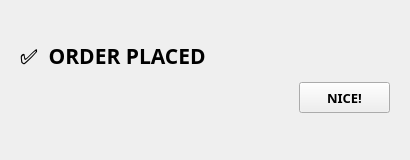
<?xml version="1.0" encoding="UTF-8"?>
<ui version="4.0">
 <class>orderPlacedDialog</class>
 <widget class="QDialog" name="orderPlacedDialog">
  <property name="geometry">
   <rect>
    <x>0</x>
    <y>0</y>
    <width>410</width>
    <height>160</height>
   </rect>
  </property>
  <property name="minimumSize">
   <size>
    <width>410</width>
    <height>160</height>
   </size>
  </property>
  <property name="maximumSize">
   <size>
    <width>410</width>
    <height>160</height>
   </size>
  </property>
  <property name="windowTitle">
   <string>Order Placed</string>
  </property>
  <widget class="QDialogButtonBox" name="buttonBox">
   <property name="geometry">
    <rect>
     <x>10</x>
     <y>200</y>
     <width>301</width>
     <height>32</height>
    </rect>
   </property>
   <property name="orientation">
    <enum>Qt::Horizontal</enum>
   </property>
   <property name="standardButtons">
    <set>QDialogButtonBox::Cancel|QDialogButtonBox::Ok</set>
   </property>
  </widget>
  <widget class="QLabel" name="label">
   <property name="geometry">
    <rect>
     <x>20</x>
     <y>40</y>
     <width>201</width>
     <height>31</height>
    </rect>
   </property>
   <property name="font">
    <font>
     <family>Bahnschrift SemiBold</family>
     <pointsize>16</pointsize>
     <weight>75</weight>
     <bold>true</bold>
    </font>
   </property>
   <property name="text">
    <string>✅  ORDER PLACED</string>
   </property>
  </widget>
  <widget class="QPushButton" name="okButton">
   <property name="geometry">
    <rect>
     <x>299</x>
     <y>82</y>
     <width>91</width>
     <height>31</height>
    </rect>
   </property>
   <property name="font">
    <font>
     <family>Bahnschrift SemiBold</family>
     <pointsize>10</pointsize>
     <weight>75</weight>
     <bold>true</bold>
    </font>
   </property>
   <property name="text">
    <string>NICE!</string>
   </property>
  </widget>
 </widget>
 <resources/>
 <connections>
  <connection>
   <sender>buttonBox</sender>
   <signal>accepted()</signal>
   <receiver>orderPlacedDialog</receiver>
   <slot>accept()</slot>
   <hints>
    <hint type="sourcelabel">
     <x>248</x>
     <y>254</y>
    </hint>
    <hint type="destinationlabel">
     <x>157</x>
     <y>274</y>
    </hint>
   </hints>
  </connection>
  <connection>
   <sender>buttonBox</sender>
   <signal>rejected()</signal>
   <receiver>orderPlacedDialog</receiver>
   <slot>reject()</slot>
   <hints>
    <hint type="sourcelabel">
     <x>316</x>
     <y>260</y>
    </hint>
    <hint type="destinationlabel">
     <x>286</x>
     <y>274</y>
    </hint>
   </hints>
  </connection>
 </connections>
</ui>
